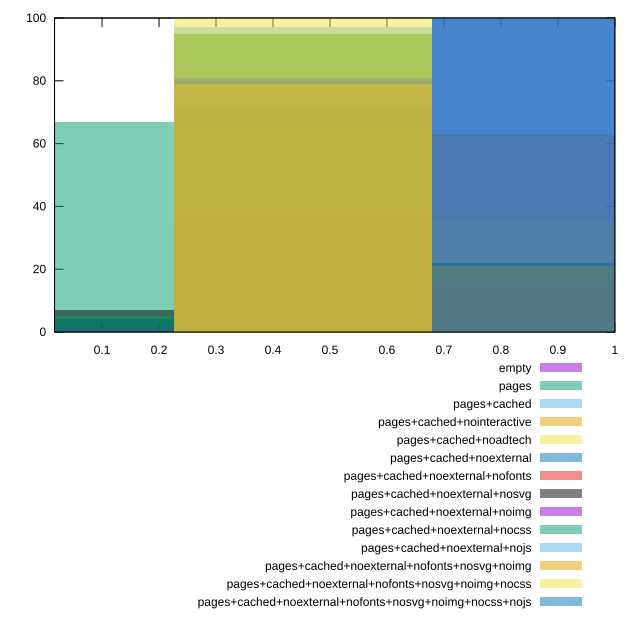

Reproduce this figure in gnuplot.
reset

$empty <<EOF
0.9053811725271068 100
EOF

$pages <<EOF
0.4526905862635534 33
0 67
EOF

$pagesCached <<EOF
0.4526905862635534 97
0.9053811725271068 3
EOF

$pagesCachedNointeractive <<EOF
0.4526905862635534 95
0.9053811725271068 5
EOF

$pagesCachedNoadtech <<EOF
0.4526905862635534 65
0.9053811725271068 35
EOF

$pagesCachedNoexternal <<EOF
0 4
0.4526905862635534 80
0.9053811725271068 16
EOF

$pagesCachedNoexternalNofonts <<EOF
0.9053811725271068 63
0.4526905862635534 37
EOF

$pagesCachedNoexternalNosvg <<EOF
0.9053811725271068 22
0.4526905862635534 71
0 7
EOF

$pagesCachedNoexternalNoimg <<EOF
0.4526905862635534 81
0.9053811725271068 18
0 1
EOF

$pagesCachedNoexternalNocss <<EOF
0.4526905862635534 95
0 5
EOF

$pagesCachedNoexternalNojs <<EOF
0.9053811725271068 100
EOF

$pagesCachedNoexternalNofontsNosvgNoimg <<EOF
0.4526905862635534 79
0.9053811725271068 21
EOF

$pagesCachedNoexternalNofontsNosvgNoimgNocss <<EOF
0.4526905862635534 100
EOF

$pagesCachedNoexternalNofontsNosvgNoimgNocssNojs <<EOF
0.9053811725271068 100
EOF

set key outside below
set boxwidth 0.4526905862635534
set xrange [0.01659363310226647:1]
set yrange [0:100]
set trange [0:100]
set style fill transparent solid 0.5 noborder
set terminal svg size 640, 620 enhanced background rgb 'white'
set output "report_00008_2021-01-22T20:58:29.167/cumulative-layout-shift/comparison/histogram/all_score.svg"

plot $empty title "empty" with boxes, \
     $pages title "pages" with boxes, \
     $pagesCached title "pages+cached" with boxes, \
     $pagesCachedNointeractive title "pages+cached+nointeractive" with boxes, \
     $pagesCachedNoadtech title "pages+cached+noadtech" with boxes, \
     $pagesCachedNoexternal title "pages+cached+noexternal" with boxes, \
     $pagesCachedNoexternalNofonts title "pages+cached+noexternal+nofonts" with boxes, \
     $pagesCachedNoexternalNosvg title "pages+cached+noexternal+nosvg" with boxes, \
     $pagesCachedNoexternalNoimg title "pages+cached+noexternal+noimg" with boxes, \
     $pagesCachedNoexternalNocss title "pages+cached+noexternal+nocss" with boxes, \
     $pagesCachedNoexternalNojs title "pages+cached+noexternal+nojs" with boxes, \
     $pagesCachedNoexternalNofontsNosvgNoimg title "pages+cached+noexternal+nofonts+nosvg+noimg" with boxes, \
     $pagesCachedNoexternalNofontsNosvgNoimgNocss title "pages+cached+noexternal+nofonts+nosvg+noimg+nocss" with boxes, \
     $pagesCachedNoexternalNofontsNosvgNoimgNocssNojs title "pages+cached+noexternal+nofonts+nosvg+noimg+nocss+nojs" with boxes

reset
